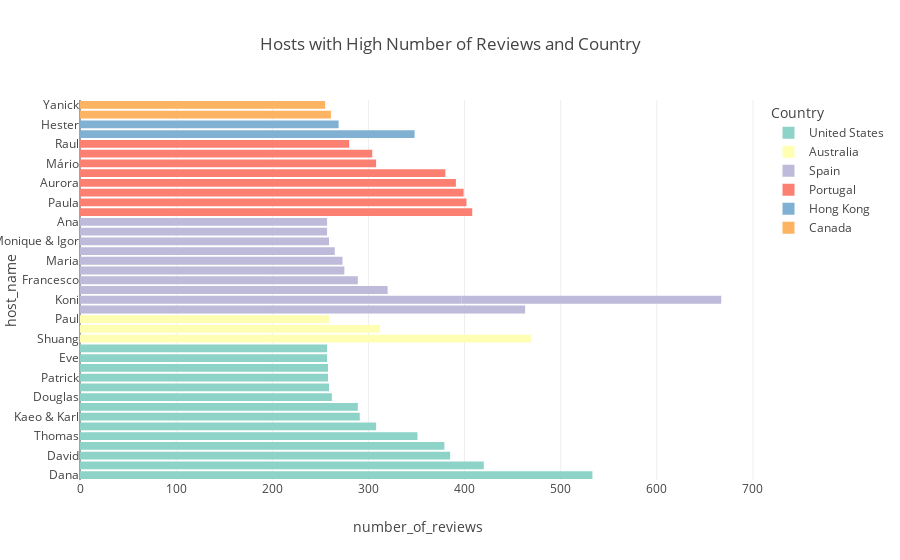

Notebook source saved alongside this figure:
### Code cell
re_100 = Airbnb[['host_name', 'number_of_reviews', 'Country']]
review_100 = re_100.sort_values('number_of_reviews', ascending=False)
review_100 = review_100[review_100['number_of_reviews'] >= 250].sort_values('number_of_reviews', ascending=False)
colors = px.colors.qualitative.Set3[:len(review_100['Country'].unique())]

fig = px.bar(review_100, x='number_of_reviews', y='host_name', color='Country', title="Hosts with High Number of Reviews and Country",
             color_discrete_map=dict(zip(review_100['Country'].unique(), colors)))

fig.show()

### Figure 1 — Plotly figure (JSON) as saved in the notebook; plotly's stock layout.template omitted (floating-point values rounded to 4 significant figures)
{"data": [{"alignmentgroup": "True", "hovertemplate": "Country=United States<br>number_of_reviews=%{x}<br>host_name=%{y}<extra></extra>", "legendgroup": "United States", "marker": {"color": "rgb(141,211,199)", "pattern": {"shape": ""}}, "name": "United States", "offsetgroup": "United States", "orientation": "h", "showlegend": true, "textposition": "auto", "type": "bar", "x": [533, 420, 385, 379, 351, 308, 291, 289, 262, 259, 258, 258, 257, 257], "xaxis": "x", "y": ["Dana", "Agnes", "David", "Danielle", "Thomas", "Allison & Gary", "Kaeo & Karl", "Rainey", "Douglas", "Frank", "Patrick", "Loli", "Eve", "Velma"], "yaxis": "y"}, {"alignmentgroup": "True", "hovertemplate": "Country=Australia<br>number_of_reviews=%{x}<br>host_name=%{y}<extra></extra>", "legendgroup": "Australia", "marker": {"color": "rgb(255,255,179)", "pattern": {"shape": ""}}, "name": "Australia", "offsetgroup": "Australia", "orientation": "h", "showlegend": true, "textposition": "auto", "type": "bar", "x": [469, 312, 259], "xaxis": "x", "y": ["Shuang", "Hernan", "Paul"], "yaxis": "y"}, {"alignmentgroup": "True", "hovertemplate": "Country=Spain<br>number_of_reviews=%{x}<br>host_name=%{y}<extra></extra>", "legendgroup": "Spain", "marker": {"color": "rgb(190,186,218)", "pattern": {"shape": ""}}, "name": "Spain", "offsetgroup": "Spain", "orientation": "h", "showlegend": true, "textposition": "auto", "type": "bar", "x": [463, 397, 320, 289, 275, 273, 270, 265, 259, 257, 257], "xaxis": "x", "y": ["Julián", "Koni", "Antoni", "Francesco", "Alex, Javi & Pilar", "Maria", "Koni", "María", "Monique & Igor", "Ignacio & Sonia.", "Ana"], "yaxis": "y"}, {"alignmentgroup": "True", "hovertemplate": "Country=Portugal<br>number_of_reviews=%{x}<br>host_name=%{y}<extra></extra>", "legendgroup": "Portugal", "marker": {"color": "rgb(251,128,114)", "pattern": {"shape": ""}}, "name": "Portugal", "offsetgroup": "Portugal", "orientation": "h", "showlegend": true, "textposition": "auto", "type": "bar", "x": [408, 402, 399, 391, 380, 308, 304, 280], "xaxis": "x", "y": ["Maria De Lourdes", "Paula", "Abel", "Aurora", "Tomás", "Mário", "Joana & Rui", "Raul"], "yaxis": "y"}, {"alignmentgroup": "True", "hovertemplate": "Country=Hong Kong<br>number_of_reviews=%{x}<br>host_name=%{y}<extra></extra>", "legendgroup": "Hong Kong", "marker": {"color": "rgb(128,177,211)", "pattern": {"shape": ""}}, "name": "Hong Kong", "offsetgroup": "Hong Kong", "orientation": "h", "showlegend": true, "textposition": "auto", "type": "bar", "x": [348, 269], "xaxis": "x", "y": ["Gary Kwan", "Hester"], "yaxis": "y"}, {"alignmentgroup": "True", "hovertemplate": "Country=Canada<br>number_of_reviews=%{x}<br>host_name=%{y}<extra></extra>", "legendgroup": "Canada", "marker": {"color": "rgb(253,180,98)", "pattern": {"shape": ""}}, "name": "Canada", "offsetgroup": "Canada", "orientation": "h", "showlegend": true, "textposition": "auto", "type": "bar", "x": [261, 255], "xaxis": "x", "y": ["Matt, Aaron And Kaileigh", "Yanick"], "yaxis": "y"}], "layout": {"autosize": true, "barmode": "relative", "legend": {"title": {"text": "Country"}, "tracegroupgap": 0}, "title": {"text": "Hosts with High Number of Reviews and Country"}, "xaxis": {"anchor": "y", "autorange": true, "domain": [0, 1], "range": [0, 702.1], "title": {"text": "number_of_reviews"}, "type": "linear"}, "yaxis": {"anchor": "x", "autorange": true, "domain": [0, 1], "range": [-0.5, 38.5], "title": {"text": "host_name"}, "type": "category"}}}
